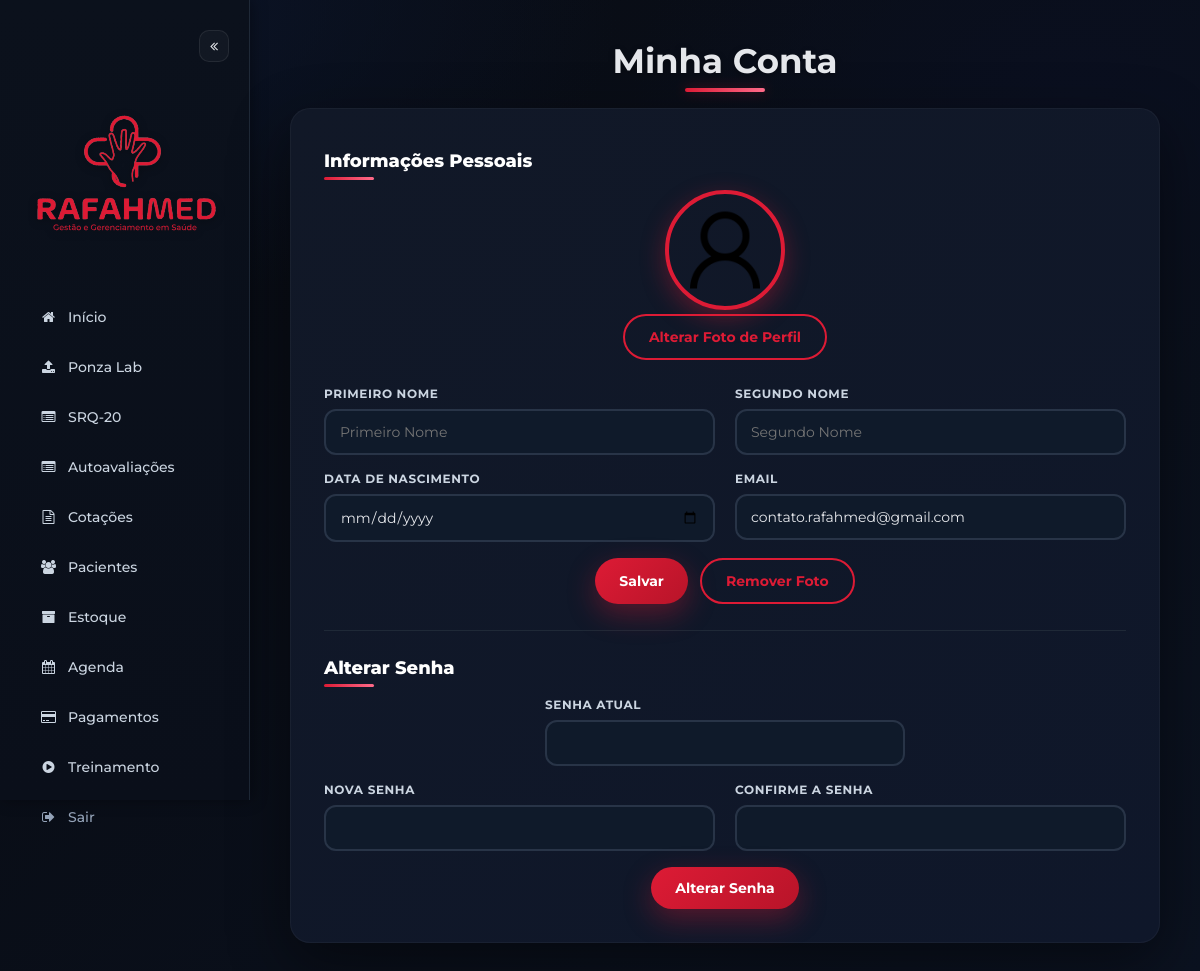
/account (signed in), run on the app's committed database.
### models.py (models this page shows, shortened)
class User(db.Model):
    __tablename__ = 'users'
    id            = db.Column(db.Integer, primary_key=True)
    username      = db.Column(db.String(80),  nullable=False, unique=True)
    email         = db.Column(db.String(120), nullable=False, unique=True)
    password_hash = db.Column(db.String(128), nullable=False)
    name          = db.Column(db.String(120))
    birthdate     = db.Column(db.Date)
    profile_image = db.Column(db.String(200), default='images/user-icon.png')
    company_id    = db.Column(db.Integer, db.ForeignKey('companies.id'), nullable=True)
    company       = db.relationship('Company', backref='users')
    plan          = db.Column(db.String(20), default='standard')
    plan_status   = db.Column(db.String(20), default='inactive')
    plan_expires_at = db.Column(db.DateTime, nullable=True)
    trial_until     = db.Column(db.DateTime, nullable=True)

### app.py (the view)
@app.route('/account')
def account():
    user = get_logged_user()
    if not user:
        return redirect(url_for('login'))
    return render_template('account.html', user=user)

### app.py (called while the page is built)
def get_logged_user():
    uid = session.get('user_id')
    if not uid:
        return None
    return User.query.get(uid)

@app.after_request
def no_cache_for_availability(resp):
    if request.path.startswith(('/api/available_slots',
                                '/api/available_days',
                                '/availability')):
        resp.headers['Cache-Control'] = 'no-store, no-cache, must-revalidate, max-age=0'
        resp.headers['Pragma'] = 'no-cache'
        resp.headers['Expires'] = '0'
    return resp

### templates/account.html (shortened to what this page needs)
<!DOCTYPE html>
<html lang="pt-br">
<head>
  <link rel="stylesheet" href="https://stackpath.bootstrapcdn.com/font-awesome/4.7.0/css/font-awesome.min.css">
</head>
<body>
  <div class="sidebar">
    <button class="sidebar-toggle" onclick="toggleSidebar()" aria-label="Minimizar/Maximizar menu">
      <i class="fa fa-angle-double-left"></i>
    </button>
    <img src="{{ url_for('static', filename='images/logocompleta.svg') }}" class="sidebar-logo" alt="Logo RafahMed">
    <a href="{{ url_for('index') }}" class="menu-item" title="Início"><i class="fa fa-home"></i> <span
        class="label">Início</span></a>
    <a href="{{ url_for('upload') }}" class="menu-item" title="Ponza Lab"><i class="fa fa-upload"></i> <span
        class="label">Ponza Lab</span></a>
    <a href="{{ url_for('questionnaire_results') }}" class="menu-item" title="Questionários SRQ-20"><i
        class="fa fa-list-alt"></i><span class="label">SRQ-20</span></a>
    <a href="{{ url_for('quiz_results') }}" class="menu-item" title="Autoavaliações"><i class="fa fa-list-alt"></i>
      <span class="label">Autoavaliações</span></a>
    <a href="{{ url_for('quote_index') }}" class="menu-item" title="Cotações"><i class="fa fa-file-text-o"></i>
      <span class="label">Cotações</span></a>
    <a href="{{ url_for('catalog') }}" class="menu-item" title="Pacientes"><i class="fa fa-users"></i> <span
        class="label">Pacientes</span></a>
    <a href="{{ url_for('products') }}" class="menu-item" title="Estoque"><i class="fa fa-archive"></i> <span
        class="label">Estoque</span></a>
    <a href="{{ url_for('agenda') }}" class="menu-item" title="Agenda"><i class="fa fa-calendar"></i> <span
        class="label">Agenda</span></a>
    <a href="{{ url_for('purchase') }}" class="menu-item" title="Pagamentos"><i class="fa fa-credit-card"></i> <span
        class="label">Pagamentos</span></a>
    <a href="{{ url_for('training') }}" class="menu-item" title="Treinamento"><i class="fa fa-play-circle"></i>
      <span class="label">Treinamento</span></a>
    <a href="{{ url_for('logout') }}" class="menu-item logout" title="Sair"><i class="fa fa-sign-out"></i> <span
        class="label">Sair</span></a>
  </div>
  <div class="content">
    <h2>Minha Conta</h2>
    <div class="account-container">
      <form method="post" enctype="multipart/form-data" action="{{ url_for('update_personal_info') }}">
        <h3 class="section-title">Informações Pessoais</h3>
        <div class="profile-picture-section">
          <img src="{{ url_for('static', filename=(user.profile_image or 'images/user-icon.png')) }}"
            alt="Foto de Perfil" class="profile-picture">
          <div>
            <label for="profile_image" class="file-input-label">Alterar Foto de Perfil</label>
          </div>
        </div>
        <div class="form-row">
          <div class="form-col">
            <label for="name" class="form-label">PRIMEIRO NOME</label>
            <input type="text" id="name" name="name" value="{{ (user.name or '').split(' ')[0] }}"
              placeholder="Primeiro Nome" class="form-input">
          </div>
          <div class="form-col">
            <label for="secondname" class="form-label">SEGUNDO NOME</label>
            <input type="text" id="secondname" name="secondname"
              value="{{ (user.name.split(' ', 1)[1] if user.name and ' ' in user.name else '') }}"
              placeholder="Segundo Nome" class="form-input">
          </div>
        </div>
        <div class="form-row">
          <div class="form-col">
            <label for="birthdate" class="form-label">DATA DE NASCIMENTO</label>
            <input type="date" id="birthdate" name="birthdate" value="{{ user.birthdate or '' }}" class="form-input">
          </div>
          <div class="form-col">
            <label for="email" class="form-label">EMAIL</label>
            <input type="email" id="email" name="email" value="{{ user.email or '' }}" class="form-input">
          </div>
        </div>
        <div class="button-group">
          <button type="submit" class="rafah-button">Salvar</button>
          <button type="submit" class="file-input-label" style="margin:0;"
            formaction="{{ url_for('remove_profile_image') }}" formmethod="post"
            onclick="return confirm('Tem certeza que deseja remover sua foto de perfil?')">
            Remover Foto
          </button>
        </div>
      </form>
      <div class="divider" style="margin:26px 0;"></div>
      <form method="post" action="{{ url_for('update_password') }}">
        <h3 class="section-title">Alterar Senha</h3>
        <div class="form-row" style="justify-content:center">
          <div class="form-col" style="max-width:360px">
            <label for="current_password" class="form-label">SENHA ATUAL</label>
            <input type="password" id="current_password" name="current_password" class="form-input">
          </div>
        </div>
        <div class="form-row">
          <div class="form-col">
            <label for="new_password" class="form-label">NOVA SENHA</label>
            <input type="password" id="new_password" name="new_password" class="form-input">
          </div>
          <div class="form-col">
            <label for="confirm_password" class="form-label">CONFIRME A SENHA</label>
            <input type="password" id="confirm_password" name="confirm_password" class="form-input">
          </div>
        </div>
        <div class="button-group">
          <button type="submit" class="rafah-button">Alterar Senha</button>
        </div>
      </form>
    </div>
  </div>
</body>
</html>

### templates/account.html (style rules this page uses)
:root { --bg-deep: #080b12; --bg-dark: #0b1220; --bg-elev: #111827; --bg-elev-2: #0f172a; --text: #e5e7eb; --text-dim: #cbd5e1; --line: #1f2937; --red: #dd1b35; --red-dark: #b81429; --input-bg: #0f1a2a; --input-bd: #283447; }
* { box-sizing: border-box }
body { margin: 0; display: flex; min-height: 100vh; font-family: 'Montserrat', sans-serif; background: radial-gradient(1000px 600px at 10% 0%, #0b1428 0%, transparent 50%), radial-gradient(900px 600px at 90% 10%, #0a0f1f 0%, transparent 50%), linear-gradient(135deg, var(--bg-deep) 0%, var(--bg-dark) 100%); color: var(--text); }
.sidebar { position: fixed; left: 0; top: 0; height: 100%; width: 250px; background: linear-gradient(180deg, #0b111c 0%, #0a0f1a 100%); padding: 30px 20px; border-right: 1px solid var(--line); height: 100vh; box-sizing: border-box; box-shadow: 2px 0 14px rgba(0, 0, 0, .35); display: flex; flex-direction: column; transition: width 180ms ease; }
.sidebar-logo { width: 200px; display: block; margin: 0 auto 20px; filter: drop-shadow(0 2px 4px rgba(0, 0, 0, .35)); transition: width 180ms ease, margin 180ms ease; }
.sidebar a.menu-item { display: flex; align-items: center; gap: 9px; font-size: 14px; padding: 12px 18px; border-radius: 10px; color: var(--text-dim); text-decoration: none; margin-bottom: 8px; font-weight: 500; transition: background .2s, color .2s, transform .12s; }
.sidebar a.menu-item i { width: 21px; text-align: center; flex: 0 0 21px; }
.sidebar a.menu-item.logout { color: #94a3b8; margin-top: auto; }
.divider { margin: 18px 0 8px 0; border-top: 1px solid var(--line); }
.sidebar-toggle { align-self: flex-end; background: rgba(255, 255, 255, .03); border: 1px solid rgba(255, 255, 255, .08); color: #e5e7eb; padding: 6px 10px; border-radius: 10px; cursor: pointer; margin-bottom: 14px; transition: background .2s, border-color .2s, transform .12s; font-family: 'Montserrat', sans-serif; font-size: 14px; font-weight: 700; }
.sidebar-toggle i { transition: transform 180ms ease; }
.content { margin-left: 250px; flex: 1; padding: 40px; position: relative; }
h2 { font-size: 34px; font-weight: 700; text-align: center; margin: 0 0 26px; color: var(--text); text-shadow: 0 2px 6px rgba(0, 0, 0, .35); position: relative; }
h2::after { content: ''; position: absolute; bottom: -10px; left: 50%; transform: translateX(-50%); width: 80px; height: 4px; background: linear-gradient(90deg, var(--red), #ff6b8a); border-radius: 2px; box-shadow: 0 0 12px rgba(221, 27, 53, .35); }
.account-container { background: linear-gradient(145deg, var(--bg-elev) 0%, var(--bg-elev-2) 100%); padding: 34px; border-radius: 20px; max-width: 980px; margin: 0 auto; box-shadow: 0 20px 60px rgba(0, 0, 0, .45), 0 0 0 1px rgba(255, 255, 255, .04) inset; }
.section-title { color: #fff; font-weight: 800; font-size: 18px; margin: 8px 0 18px; position: relative; }
.section-title::after { content: ''; position: absolute; left: 0; bottom: -8px; width: 50px; height: 3px; background: linear-gradient(90deg, var(--red), #ff6b8a); border-radius: 2px; }
.profile-picture-section { text-align: center; margin-bottom: 26px; }
.profile-picture { width: 120px; height: 120px; border-radius: 50%; object-fit: cover; border: 4px solid var(--red); box-shadow: 0 8px 24px rgba(221, 27, 53, .35); }
.form-row { display: flex; gap: 20px; flex-wrap: wrap; margin-bottom: 16px; }
.form-col { flex: 1; min-width: 220px; }
.form-label { display: block; margin-bottom: 8px; font-weight: 700; color: var(--text-dim); font-size: 12px; letter-spacing: .6px; }
.form-input { width: 100%; padding: 12px 14px; border-radius: 12px; font-size: 14px; border: 2px solid var(--input-bd); background: var(--input-bg); color: var(--text); outline: none; transition: .2s; font-family: 'Montserrat', sans-serif; }
button, .rafah-button, .file-input-label { font-family: 'Montserrat', sans-serif; font-size: 14px; font-weight: 700; }
.rafah-button { display: inline-block; border: none; cursor: pointer; padding: 12px 24px; border-radius: 28px; transition: .25s; color: #fff; background: linear-gradient(135deg, var(--red), var(--red-dark)); box-shadow: 0 10px 28px rgba(221, 27, 53, .35); }
.file-input-label { display: inline-block; cursor: pointer; padding: 12px 24px; border-radius: 28px; transition: .25s; background: transparent; color: var(--red); border: 2px solid var(--red); text-decoration: none; }
.button-group { display: flex; gap: 12px; justify-content: center; flex-wrap: wrap; margin-top: 16px; }

### data on the page
User: profile_image (picture), email "contato.rafahmed@gmail.com"
